Frame 1 (no input): blank canvas, image omitted
Frame 60 (no input): blank canvas, image omitted
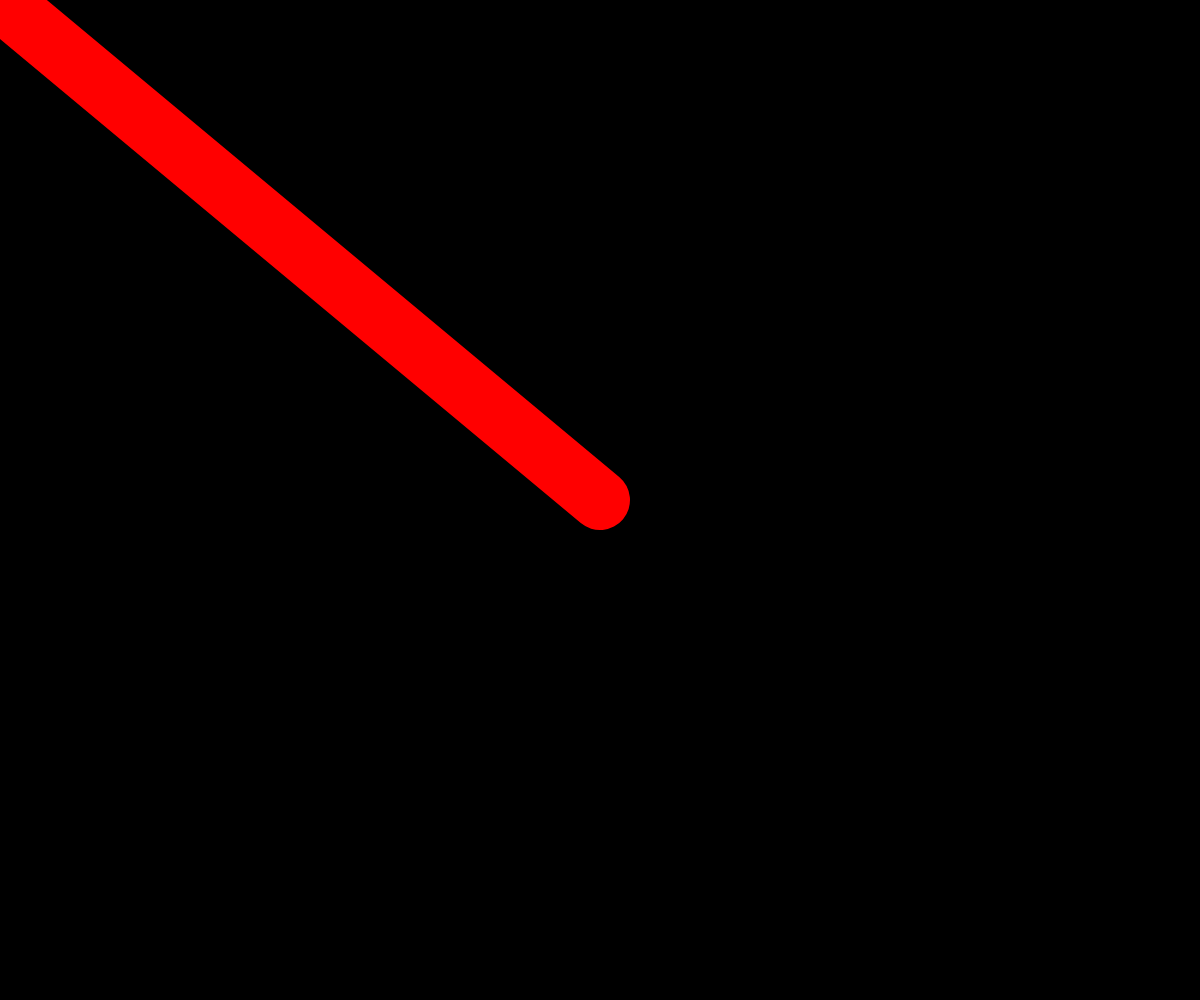
Frame 120 (the mouse pressed at the canvas centre since frame 60)

The p5.js sketch whose frames 1 and 60 were blank and that drew this single picture after the mouse press (run headless with seeded random() and noise() and a simulated clock; from frame 60 on, the mouse is pressed at the canvas centre):

// p5.js sketch
// ── sketch.js
function setup() {
  createCanvas(windowWidth, windowHeight);
  background(0);
}

function draw() {
  let horizontalSpeed = abs(mouseX - pmouseX) / 10;
  strokeWeight(horizontalSpeed);
  
  stroke(255, 0, 0);
  line(pmouseX, pmouseY, mouseX, mouseY);
  
}

function keyTyped() {
  if (key === " ") {
    background(0);
  }
}
